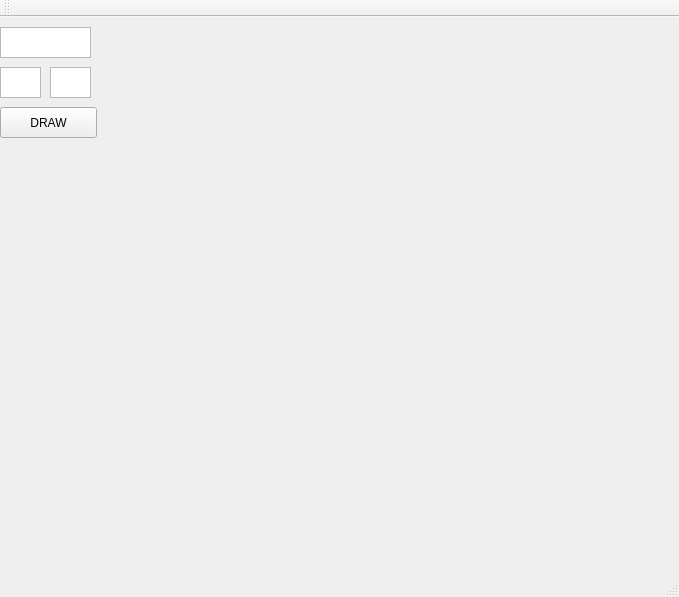
<?xml version="1.0" encoding="UTF-8"?>
<ui version="4.0">
 <class>MainWindow</class>
 <widget class="QMainWindow" name="MainWindow">
  <property name="geometry">
   <rect>
    <x>0</x>
    <y>0</y>
    <width>679</width>
    <height>597</height>
   </rect>
  </property>
  <property name="windowTitle">
   <string>MainWindow</string>
  </property>
  <widget class="QWidget" name="centralWidget">
   <widget class="QLabel" name="label">
    <property name="geometry">
     <rect>
      <x>130</x>
      <y>40</y>
      <width>501</width>
      <height>501</height>
     </rect>
    </property>
    <property name="text">
     <string/>
    </property>
   </widget>
   <widget class="QTextEdit" name="textEdit">
    <property name="geometry">
     <rect>
      <x>0</x>
      <y>10</y>
      <width>91</width>
      <height>31</height>
     </rect>
    </property>
    <property name="html">
     <string>&lt;!DOCTYPE HTML PUBLIC &quot;-//W3C//DTD HTML 4.0//EN&quot; &quot;http://www.w3.org/TR/REC-html40/strict.dtd&quot;&gt;
&lt;html&gt;&lt;head&gt;&lt;meta name=&quot;qrichtext&quot; content=&quot;1&quot; /&gt;&lt;style type=&quot;text/css&quot;&gt;
p, li { white-space: pre-wrap; }
&lt;/style&gt;&lt;/head&gt;&lt;body style=&quot; font-family:'Cantarell'; font-size:11pt; font-weight:400; font-style:normal;&quot;&gt;
&lt;p style=&quot;-qt-paragraph-type:empty; margin-top:0px; margin-bottom:0px; margin-left:0px; margin-right:0px; -qt-block-indent:0; text-indent:0px;&quot;&gt;&lt;br /&gt;&lt;/p&gt;&lt;/body&gt;&lt;/html&gt;</string>
    </property>
   </widget>
   <widget class="QPushButton" name="pushButton">
    <property name="geometry">
     <rect>
      <x>0</x>
      <y>90</y>
      <width>97</width>
      <height>31</height>
     </rect>
    </property>
    <property name="text">
     <string>DRAW</string>
    </property>
   </widget>
   <widget class="QTextEdit" name="textEdit_2">
    <property name="geometry">
     <rect>
      <x>0</x>
      <y>50</y>
      <width>41</width>
      <height>31</height>
     </rect>
    </property>
    <property name="html">
     <string>&lt;!DOCTYPE HTML PUBLIC &quot;-//W3C//DTD HTML 4.0//EN&quot; &quot;http://www.w3.org/TR/REC-html40/strict.dtd&quot;&gt;
&lt;html&gt;&lt;head&gt;&lt;meta name=&quot;qrichtext&quot; content=&quot;1&quot; /&gt;&lt;style type=&quot;text/css&quot;&gt;
p, li { white-space: pre-wrap; }
&lt;/style&gt;&lt;/head&gt;&lt;body style=&quot; font-family:'Cantarell'; font-size:11pt; font-weight:400; font-style:normal;&quot;&gt;
&lt;p style=&quot;-qt-paragraph-type:empty; margin-top:0px; margin-bottom:0px; margin-left:0px; margin-right:0px; -qt-block-indent:0; text-indent:0px;&quot;&gt;&lt;br /&gt;&lt;/p&gt;&lt;/body&gt;&lt;/html&gt;</string>
    </property>
   </widget>
   <widget class="QTextEdit" name="textEdit_3">
    <property name="geometry">
     <rect>
      <x>50</x>
      <y>50</y>
      <width>41</width>
      <height>31</height>
     </rect>
    </property>
    <property name="html">
     <string>&lt;!DOCTYPE HTML PUBLIC &quot;-//W3C//DTD HTML 4.0//EN&quot; &quot;http://www.w3.org/TR/REC-html40/strict.dtd&quot;&gt;
&lt;html&gt;&lt;head&gt;&lt;meta name=&quot;qrichtext&quot; content=&quot;1&quot; /&gt;&lt;style type=&quot;text/css&quot;&gt;
p, li { white-space: pre-wrap; }
&lt;/style&gt;&lt;/head&gt;&lt;body style=&quot; font-family:'Cantarell'; font-size:11pt; font-weight:400; font-style:normal;&quot;&gt;
&lt;p style=&quot;-qt-paragraph-type:empty; margin-top:12px; margin-bottom:12px; margin-left:0px; margin-right:0px; -qt-block-indent:0; text-indent:0px;&quot;&gt;&lt;br /&gt;&lt;/p&gt;&lt;/body&gt;&lt;/html&gt;</string>
    </property>
   </widget>
  </widget>
  <widget class="QMenuBar" name="menuBar">
   <property name="geometry">
    <rect>
     <x>0</x>
     <y>0</y>
     <width>679</width>
     <height>27</height>
    </rect>
   </property>
  </widget>
  <widget class="QToolBar" name="mainToolBar">
   <attribute name="toolBarArea">
    <enum>TopToolBarArea</enum>
   </attribute>
   <attribute name="toolBarBreak">
    <bool>false</bool>
   </attribute>
  </widget>
  <widget class="QStatusBar" name="statusBar"/>
 </widget>
 <layoutdefault spacing="6" margin="11"/>
 <resources/>
 <connections/>
</ui>
